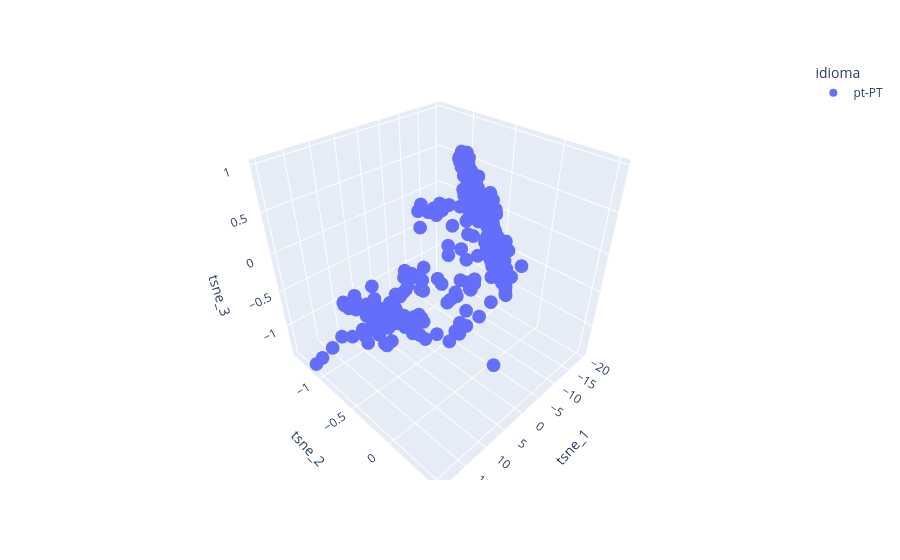

The notebook cell saved with this chart:
### Code cell
import pandas as pd
from sklearn.manifold import TSNE
import plotly.express as px

def count_most_frequent_word(row):
    words = row.split()
    freq = pd.Series(words).value_counts()
    return freq.max()

# Filter and prepare data
plot_df = df[(df['vector_ft'].notna()) & (df['idioma'] == 'pt-PT')].copy()
explode_vector = pd.concat([
    plot_df['vector_ft'].apply(pd.Series),
    plot_df['letra'].str.len(),
    plot_df[['ano']],
    plot_df['letra'].apply(count_most_frequent_word),
    plot_df['letra'].str.count(r'\n')
], axis=1)
explode_vector.columns = [f'col_{i}' for i in range(explode_vector.shape[1])]

# Run t-SNE with 3 components
tsne = TSNE(n_components=3, random_state=42)
tsne_results = tsne.fit_transform(explode_vector)
plot_df['tsne_1'], plot_df['tsne_2'], plot_df['tsne_3'] = tsne_results[:, 0], tsne_results[:, 1], tsne_results[:, 2]

# Create 3D scatter plot with Plotly
fig = px.scatter_3d(
    plot_df,
    x='tsne_1',
    y='tsne_2',
    z='tsne_3',
    color='idioma',
    hover_data=['tsne_1', 'tsne_2', 'tsne_3']
)

fig.show()

### Figure 1 — Plotly figure (JSON) as saved in the notebook; plotly's stock layout.template omitted (floating-point values rounded to 4 significant figures; data arrays with more than 128 entries replaced by an {"elided": "..."} marker saying what was removed)
{"data": [{"hovertemplate": "idioma=pt-PT<br>tsne_1=%{x}<br>tsne_2=%{y}<br>tsne_3=%{z}<extra></extra>", "legendgroup": "pt-PT", "marker": {"color": "#636efa", "symbol": "circle"}, "mode": "markers", "name": "pt-PT", "scene": "scene", "showlegend": true, "type": "scatter3d", "x": {"elided": "272 float values"}, "y": {"elided": "272 float values"}, "z": {"elided": "272 float values"}}], "layout": {"legend": {"title": {"text": "idioma"}, "tracegroupgap": 0}, "margin": {"t": 60}, "scene": {"domain": {"x": [0, 1], "y": [0, 1]}, "xaxis": {"title": {"text": "tsne_1"}}, "yaxis": {"title": {"text": "tsne_2"}}, "zaxis": {"title": {"text": "tsne_3"}}}}}
